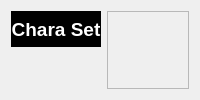
          <widget class="QWidget" name="pageCharaSet">
           <layout class="QGridLayout" name="gridLayout_60">
            <item row="0" column="0">
             <widget class="QFrame" name="gridCharaSetList">
              <property name="maximumSize">
               <size>
                <width>180</width>
                <height>16777215</height>
               </size>
              </property>
              <layout class="QGridLayout" name="gridLayout_48">
               <property name="leftMargin">
                <number>0</number>
               </property>
               <property name="topMargin">
                <number>0</number>
               </property>
               <property name="rightMargin">
                <number>0</number>
               </property>
               <property name="bottomMargin">
                <number>0</number>
               </property>
               <item row="0" column="0">
                <widget class="QLabel" name="label_20">
                 <property name="palette">
                  <palette>
                   <active>
                    <colorrole role="WindowText">
                     <brush brushstyle="SolidPattern">
                      <color alpha="255">
                       <red>255</red>
                       <green>255</green>
                       <blue>255</blue>
                      </color>
                     </brush>
                    </colorrole>
                    <colorrole role="Base">
                     <brush brushstyle="SolidPattern">
                      <color alpha="255">
                       <red>255</red>
                       <green>255</green>
                       <blue>255</blue>
                      </color>
                     </brush>
                    </colorrole>
                    <colorrole role="Window">
                     <brush brushstyle="SolidPattern">
                      <color alpha="255">
                       <red>0</red>
                       <green>0</green>
                       <blue>0</blue>
                      </color>
                     </brush>
                    </colorrole>
                   </active>
                   <inactive>
                    <colorrole role="WindowText">
                     <brush brushstyle="SolidPattern">
                      <color alpha="255">
                       <red>255</red>
                       <green>255</green>
                       <blue>255</blue>
                      </color>
                     </brush>
                    </colorrole>
                    <colorrole role="Base">
                     <brush brushstyle="SolidPattern">
                      <color alpha="255">
                       <red>255</red>
                       <green>255</green>
                       <blue>255</blue>
                      </color>
                     </brush>
                    </colorrole>
                    <colorrole role="Window">
                     <brush brushstyle="SolidPattern">
                      <color alpha="255">
                       <red>0</red>
                       <green>0</green>
                       <blue>0</blue>
                      </color>
                     </brush>
                    </colorrole>
                   </inactive>
                   <disabled>
                    <colorrole role="WindowText">
                     <brush brushstyle="SolidPattern">
                      <color alpha="255">
                       <red>118</red>
                       <green>116</green>
                       <blue>108</blue>
                      </color>
                     </brush>
                    </colorrole>
                    <colorrole role="Base">
                     <brush brushstyle="SolidPattern">
                      <color alpha="255">
                       <red>0</red>
                       <green>0</green>
                       <blue>0</blue>
                      </color>
                     </brush>
                    </colorrole>
                    <colorrole role="Window">
                     <brush brushstyle="SolidPattern">
                      <color alpha="255">
                       <red>0</red>
                       <green>0</green>
                       <blue>0</blue>
                      </color>
                     </brush>
                    </colorrole>
                   </disabled>
                  </palette>
                 </property>
                 <property name="font">
                  <font>
                   <pointsize>14</pointsize>
                   <weight>75</weight>
                   <bold>true</bold>
                  </font>
                 </property>
                 <property name="layoutDirection">
                  <enum>Qt::LeftToRight</enum>
                 </property>
                 <property name="autoFillBackground">
                  <bool>true</bool>
                 </property>
                 <property name="text">
                  <string>Chara Set</string>
                 </property>
                 <property name="scaledContents">
                  <bool>false</bool>
                 </property>
                 <property name="alignment">
                  <set>Qt::AlignCenter</set>
                 </property>
                </widget>
               </item>
               <item row="1" column="0">
                <widget class="ListDB" name="listCharaSet" native="true"/>
               </item>
              </layout>
             </widget>
            </item>
            <item row="0" column="1">
             <widget class="QScrollArea" name="scrollCharaSetProperties">
              <property name="maximumSize">
               <size>
                <width>600</width>
                <height>16777215</height>
               </size>
              </property>
              <property name="widgetResizable">
               <bool>true</bool>
              </property>
              <property name="alignment">
               <set>Qt::AlignLeading|Qt::AlignLeft|Qt::AlignTop</set>
              </property>
              <widget class="QWidget" name="scrollCharacterPropertiesContents_3">
               <property name="geometry">
                <rect>
                 <x>0</x>
                 <y>0</y>
                 <width>98</width>
                 <height>28</height>
                </rect>
               </property>
               <layout class="QGridLayout" name="gridLayout_22">
                <item row="0" column="0" alignment="Qt::AlignTop">
                 <widget class="CharaSetPropertiesDB" name="propertiesCharaSet" native="true"/>
                </item>
               </layout>
              </widget>
             </widget>
            </item>
           </layout>
          </widget>
